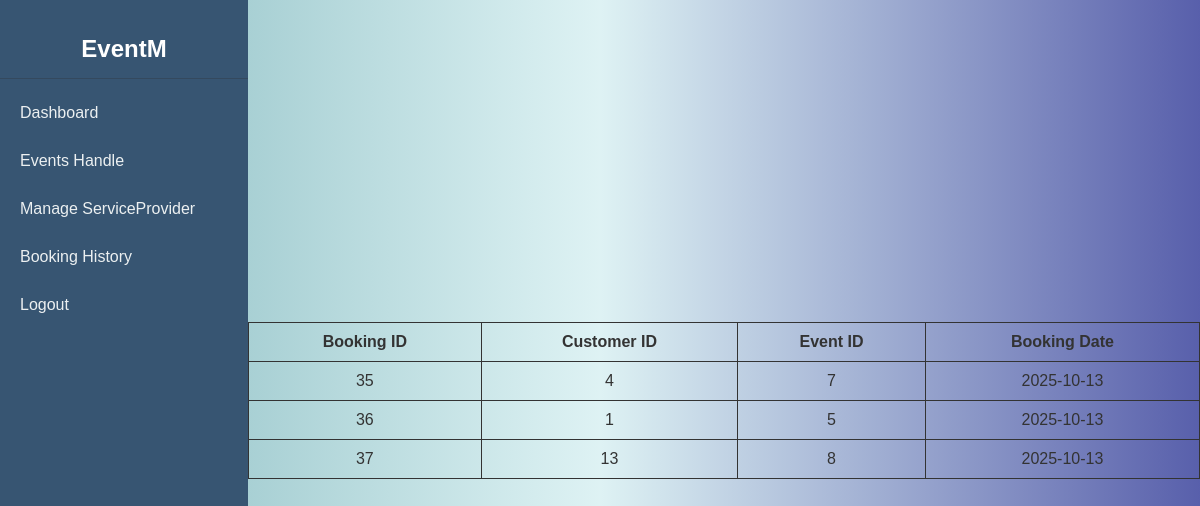
The app's page /view/manager/Bookinghistory.php (signed in) with its own data.
### tables this page shows
CREATE TABLE `booking_table` (
  `booking_id` int(11) NOT NULL,
  `customer_id` int(11) NOT NULL,
  `event_id` int(11) NOT NULL,
  `booking_date` date NOT NULL
);

### view/manager/Bookinghistory.php (the view, shortened to what this page needs)
<?php
$conn = getConnection();
?>
<!DOCTYPE html>
<html>
    <head>
     <link rel="stylesheet" href="/event_organizer_and_management_portal/view/css/external.css">
     <link rel="stylesheet" href="/event_organizer_and_management_portal/view/css/manager.css">
     <link rel="stylesheet" href="../css/table.css">
    </head>
<body>
    <div class="dashboard-container">
     <nav class="sidebar-nav">
            <div class="logo">EventM</div>
        <ul>
           <li><a href="manager.php">Dashboard</a></li>
           <li><a href="eventhandle.php">Events Handle</a></li>
           <li><a href="manageSp.php">Manage ServiceProvider</a></li>
           <li><a href="Bookinghistory.php">Booking History</a></li>
           <li class="logout-item"><a href="../logout.php">Logout</a></li>
        </ul>
     </nav>
      <?php
        $sql = "SELECT booking_id, customer_id,event_id,booking_date FROM booking_table";
        $result = mysqli_query($conn, $sql);
        if (mysqli_num_rows($result) > 0) {
            echo "<table border='1' class='event-table' style='width:80%; margin:auto; text-align:center; border-collapse:collapse; font-size:16px;'>";
            echo "<tr>
                    <th>Booking ID</th>
                    <th>Customer ID</th>
                    <th>Event ID</th>
                    <th>Booking Date</th>
                  </tr>";
            while ($row = mysqli_fetch_assoc($result)) {
                echo "<tr>
                        <td>{$row['booking_id']}</td>
                        <td>{$row['customer_id']}</td>
                        <td>{$row['event_id']}</td>
                        <td>{$row['booking_date']}</td>
                      </tr>";
            }
            echo "</table>";
        } else {
            echo "<p style='text-align:center;'>No booking records found.</p>";
        }
        ?>
    </div>
</body>
</html>

### view/css/external.css (style rules this page uses)
* { font-family: 'Google-Sans', sans-serif; }
body { background: linear-gradient(to right, #68a9b0d2, #009da821, #000b7fa7); color: #333; }

### view/css/manager.css (style rules this page uses)
body { margin: 0; padding: 0; }
.dashboard-container { display: flex; min-height: 100vh; }
.sidebar-nav { width: 250px; background-color: #375572; color: #ecf0f1; padding-top: 20px; display: flex; flex-direction: column; }
.sidebar-nav .logo { font-size: 24px; font-weight: bold; text-align: center; padding: 15px 0; color: #fff; border-bottom: 1px solid #34495e; margin-bottom: 10px; }
.sidebar-nav ul { list-style: none; padding: 0; margin: 0; flex-grow: 1; }
.sidebar-nav li a { display: block; padding: 15px 20px; color: #ecf0f1; text-decoration: none; transition: background-color 0.3s; }

### view/css/table.css (style rules this page uses)
.event-table { width: 80%; margin: 20px auto; border-collapse: collapse; font-size: 16px; text-align: center; }
.event-table th, .event-table td { border: 1px solid; padding: 10px; }

### records on screen
booking_table: booking_id "35", customer "4", event "7", booking_date "2025-10-13"
booking_table: booking_id "36", customer "1", event "5", booking_date "2025-10-13"
booking_table: booking_id "37", customer "13", event "8", booking_date "2025-10-13"
